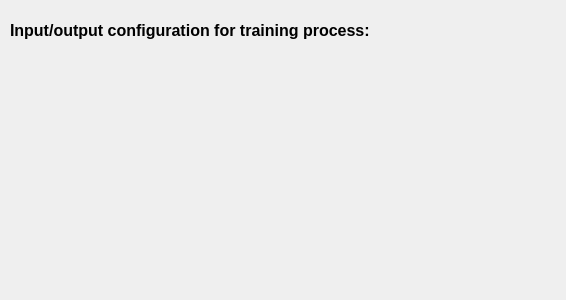
<?xml version="1.0" encoding="UTF-8"?>
<ui version="4.0">
 <class>IOForm</class>
 <widget class="QWidget" name="IOForm">
  <property name="geometry">
   <rect>
    <x>0</x>
    <y>0</y>
    <width>566</width>
    <height>300</height>
   </rect>
  </property>
  <property name="windowTitle">
   <string>Form</string>
  </property>
  <widget class="QLabel" name="label">
   <property name="geometry">
    <rect>
     <x>10</x>
     <y>20</y>
     <width>461</width>
     <height>21</height>
    </rect>
   </property>
   <property name="text">
    <string>&lt;html&gt;&lt;head/&gt;&lt;body&gt;&lt;p&gt;&lt;span style=&quot; font-size:12pt; font-weight:600;&quot;&gt;Input/output configuration for training process:&lt;/span&gt;&lt;/p&gt;&lt;/body&gt;&lt;/html&gt;</string>
   </property>
  </widget>
 </widget>
 <resources/>
 <connections/>
</ui>
